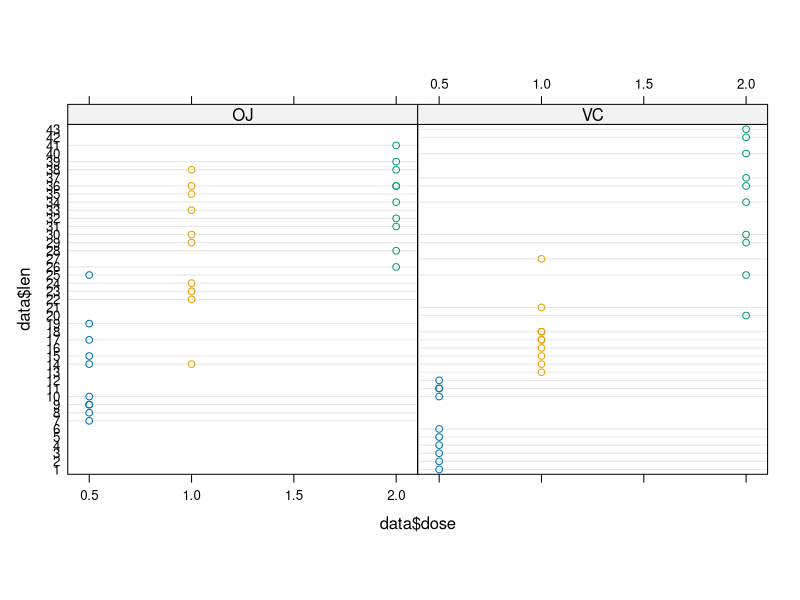
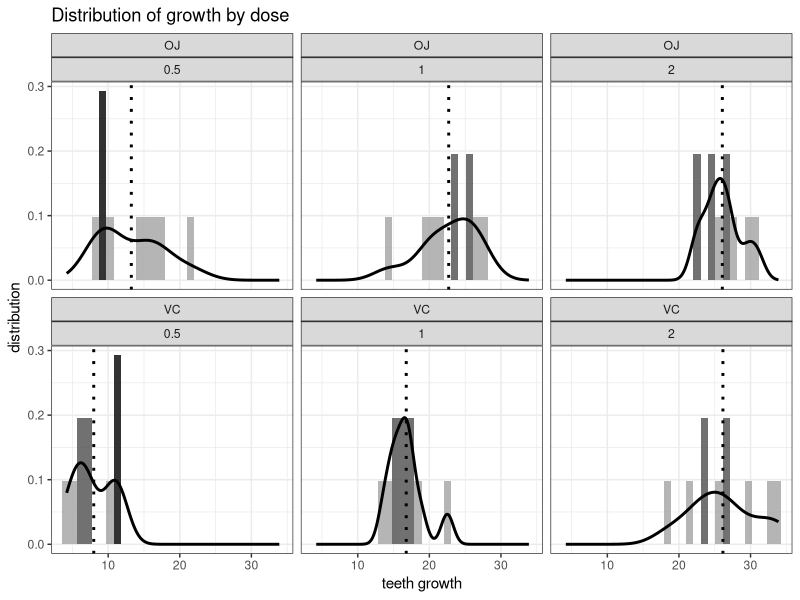

Reproduce these figures in R, in order.
## ---- chunk 1
knitr::opts_chunk$set(echo = TRUE)
## ---- chunk 2
library(ggplot2)
library(lattice)
library(tidyverse)
## ---- chunk 3
## Load the dataset
data = ToothGrowth
## ---- chunk 4
dotplot(data$len ~ data$dose | data$supp, data = data, groups = data$dose, aspect = 1)
## ---- chunk 5
len.mu <- data %>%
    group_by(dose, supp) %>%
    summarise(mean = mean(len))

data %>% 
    ggplot(aes(x = len)) +
    geom_histogram(aes(x = len, y = ..density.., fill = ..density..), alpha = .8) +
    scale_fill_continuous(low = "white", high = "black") +
    geom_vline(data = len.mu, mapping = aes(xintercept = mean), lwd = 1, linetype = "dotted") +
    geom_density(stat = "density", lwd = 1) +
    theme_bw() + labs(x="teeth growth", y="distribution") +
    facet_wrap(supp ~ dose, nrow = 2) + theme(legend.position = "none") +
    ggtitle("Distribution of growth by dose")
## ---- chunk 6
## Execute the t-test to obtain p-value and confidence interval, in order to determine 

## CI for 0.5 mg/day dose
x0.5 <- data$len[data$supp=="OJ" & data$dose == 0.5]
y0.5 <- data$len[data$supp=="VC" & data$dose == 0.5]
d0.5 <- data.frame("OJ-Mean" = round(mean(x0.5),2),
                   "OJ-Lower" = round(mean(x0.5) + c(-1) * qnorm(0.975) * sd(x0.5)/sqrt(length(x0.5)),2),
                   "OJ-Upper" = round(mean(x0.5) + c(1) * qnorm(0.975) * sd(x0.5)/sqrt(length(x0.5)),2),
                   "VC-Mean" = round(mean(y0.5),2),
                   "VC-Lower" = round(mean(y0.5) + c(-1) * qnorm(0.975) * sd(y0.5)/sqrt(length(y0.5)),2),
                   "VC-Upper" = round(mean(y0.5) + c(1) * qnorm(0.975) * sd(y0.5)/sqrt(length(y0.5)),2))
## CI for 1.0 mg/day dose
x1.0 <- data$len[data$supp=="OJ" & data$dose == 1]
y1.0 <- data$len[data$supp=="VC" & data$dose == 1]
d1.0 <- data.frame("OJ-Mean" = round(mean(x1.0),2),
                   "OJ-Lower" = round(mean(x1.0) + c(-1) * qnorm(0.975) * sd(x1.0)/sqrt(length(x1.0)),2),
                   "OJ-Upper" = round(mean(x1.0) + c(1) * qnorm(0.975) * sd(x1.0)/sqrt(length(x1.0)),2),
                   "VC-Mean" = round(mean(y1.0),2),
                   "VC-Lower" = round(mean(y1.0) + c(-1) * qnorm(0.975) * sd(y1.0)/sqrt(length(y1.0)),2),
                   "VC-Upper" = round(mean(y1.0) + c(1) * qnorm(0.975) * sd(y1.0)/sqrt(length(y1.0)),2))
## CI for 2.0 mg/day dose
x2.0 <- data$len[data$supp=="OJ" & data$dose == 2]
y2.0 <- data$len[data$supp=="VC" & data$dose == 2]
d2.0 <- data.frame("OJ-Mean" = round(mean(x2.0),2),
                   "OJ-Lower" = round(mean(x2.0) + c(-1) * qnorm(0.975) * sd(x2.0)/sqrt(length(x2.0)),2),
                   "OJ-Upper" = round(mean(x2.0) + c(1) * qnorm(0.975) * sd(x2.0)/sqrt(length(x2.0)),2),
                   "VC-Mean" = round(mean(y2.0),2),
                   "VC-Lower" = round(mean(y2.0) + c(-1) * qnorm(0.975) * sd(y2.0)/sqrt(length(y2.0)),2),
                   "VC-Upper" = round(mean(y2.0) + c(1) * qnorm(0.975) * sd(y2.0)/sqrt(length(y2.0)),2))
## ---- chunk 7
## Create a comprehensive matrix
ci.matrix = matrix(rbind(as.numeric(d0.5[1,]),as.numeric(d1.0[1,]),as.numeric(d2.0[1,])),nrow = 3, ncol = 6, 
                   dimnames = list(c("d0.5", "d1.0", "d2.0"),
                                   c("OJ-mean", "OJ-lower", "OJ-upper", "VC-mean", "VC-lower", "VC-upper")))
## ---- chunk 8
ci.matrix
